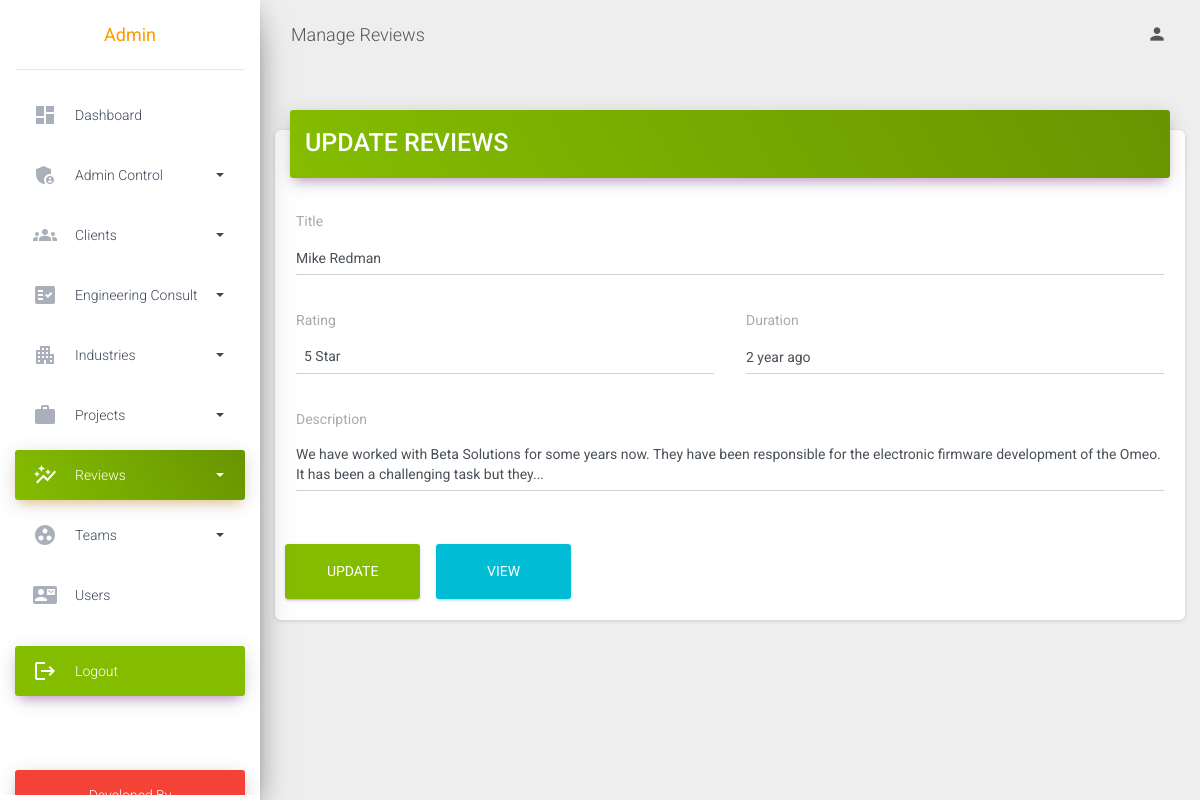
The app's page /admin/manage-reviews?id=5 (signed in) with its own data.
### tables this page shows
CREATE TABLE `reviews` (
  `id` int(11) NOT NULL,
  `title` varchar(255) NOT NULL,
  `rating` tinyint(4) NOT NULL,
  `duration` varchar(255) NOT NULL,
  `description` text NOT NULL,
  `status` tinyint(4) NOT NULL,
  `added_on` timestamp NOT NULL DEFAULT current_timestamp() ON UPDATE current_timestamp()
);

### inc/tables.php (called while the page is built, shortened)
<?php
if($page_name =='reviews' || $page_name =='manage-reviews'){
    $table = 'reviews';
}
?>

### inc/function.php (called while the page is built, shortened)
<?php
$page_name = basename($_SERVER['PHP_SELF'], ".php");
function getSaveValue($con, $str)
{
    if ($str != "") {
        $str = trim($str);
        $str = htmlentities($str);
        return mysqli_real_escape_string($con, $str);
    }
}
?>

### admin/manage-reviews.php (the view, shortened to what this page needs)
<?php
require( "../inc/top-dashboard.php" );
require_once("../inc/tables.php");
$title = '';
$rating = '';
$duration = '';
$description = '';
$add = "Add";
$update = "Update";
if ( isset( $_GET["id"] ) && $_GET["id"] != "" ) {
    $id = getSaveValue( $con, $_GET["id"] );
    $res = mysqli_query( $con, "SELECT * FROM `$table` WHERE `id`='$id'" );
    if ( mysqli_num_rows( $res ) > 0 ) {
        $row = mysqli_fetch_assoc( $res );
        $title = $row["title"];
        $rating = $row["rating"];
        $duration = $row["duration"];
        $description = $row["description"];
    } else {
        $_SESSION["msg"] = '<div class="alert alert-warning msg" role="alert">
        <strong>Warning!</strong> Not Exist</div>';
        die();
    }
}
?>
<div class="wrapper">
    <?php require( "../inc/sidebar.php" );
?>
    <div class="main-panel">
        <?php require( "../inc/top-navbar.php" );
?>
        <div class="content">
            <div class="container-fluid px-0">
                <div class="col-12 px-0">
                    <div class="card">
                        <div class="card-header card-header-primary">
                            <h3 class="card-title text-uppercase font-weight-bold"><?php if ( isset( $_GET["id"] ) && $_GET["id"] != "" ) {
    echo $update;
} else {
    echo $add;
}
?> Reviews</h3>
                        </div>
                        <div class="card-body">
                            <form action="" method="post" enctype="multipart/form-data">
                                <div class="row">
                                    <div class="col-md-12 p-3">
                                        <label for="title">Title</label>
                                        <input type="text" id="title" name="title" value="<?php echo $title; ?>"
                                            class="form-control" placeholder="John Doe" autofocus>
                                    </div>
                                    <div class="col-md-6 p-3">
                                        <label for="rating">Rating</label>
                                        <select name="rating" id="rating" class="form-control text-capitalize pl-2">
                                                    <option <?php if ($rating=="5") {echo  "selected";}?> value='5'>5 Star</option>
                                        </select>
                                    </div>
                                    <div class="col-md-6 p-3">
                                        <label for="duration">Duration</label>
                                        <input type="text" id="duration" name="duration" value="<?php echo $duration; ?>" class="form-control" placeholder="1 Year Ago">
                                    </div>
                                    <div class="col-md-12 p-3">
                                        <label for="description">Description</label>
                                        <textarea id="description" name="description" class="form-control"
                                            placeholder="A massive thanks to Terry and the team at Beta who were able to..."><?php echo $description;?></textarea>
                                    </div>
                                </div>
                        </div>
                        <div class="col-12 p-3">
                            <div class="row">
                                <div class="col-md-2 px-2">
                                    <button type="submit" class="btn btn-primary btn-block btn-lg  text-uppercase"
                                        name="submit"><?php if (isset($_GET["id"]) && $_GET["id"] != "") {
                                                                                                                                                    echo $update;
                                                                                                                                                } else {
                                                                                                                                                    echo $add;
                                                                                                                                                } ?></button>
                                </div>
                                <div class="col-md-2 px-2"> <a href="./reviews"
                                        class="btn btn-info btn-block btn-lg text-uppercase">View</a>
                                </div>
                            </div>
                        </div>
                    </div>
                </div>
            </div>
            <?php
require( "../inc/footer-dashboard.php" );
?>

### records on screen
reviews: title "Mike Redman", rating "5 Star", duration "2 year ago", description "We have worked with Beta Solutions for some years now. They have been responsible for the electronic firmware development of the Omeo. It has been a challenging task but they..."

### other values on screen
$_SESSION["ADMIN_USERNAME"] "Admin"
$page_title "Manage Reviews"
$update "UPDATE"
